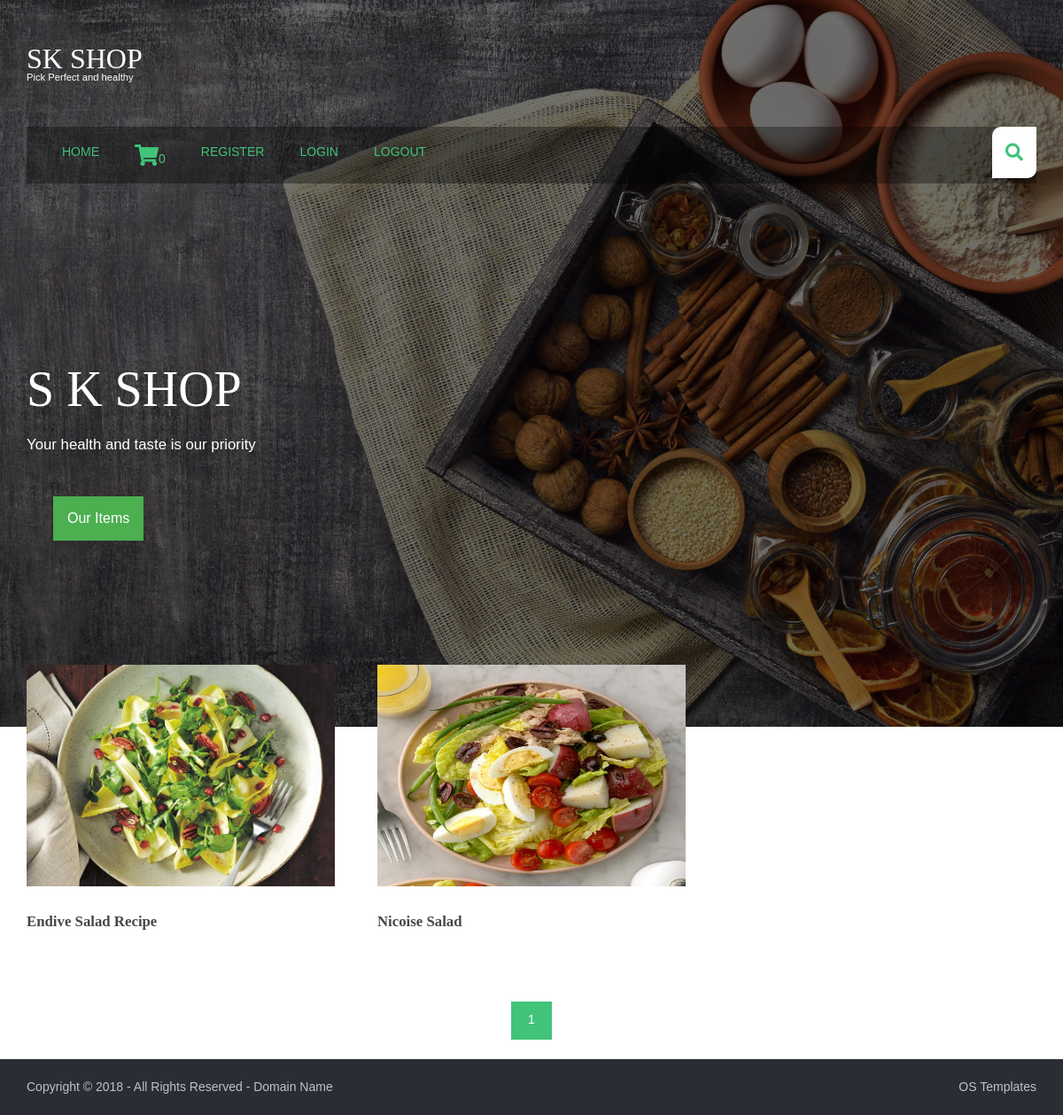
The app's page /salad-items/ with its own data.
### productapp/models.py (models this page shows, shortened)
class products(models.Model):
    name = models.CharField(max_length=150, unique=True)
    slug = models.SlugField(max_length=150, unique=True)
    img=models.ImageField(upload_to='product')
    desc=models.TextField()
    stock=models.IntegerField()
    available=models.BooleanField()
    price=models.IntegerField()
    category=models.ForeignKey(categ,on_delete=models.CASCADE)
    def get_url(self):
        return reverse('details',args=[self.category.slug,self.slug])

### productapp/views.py (the view)
# urls.py: path('',views.home,name='home'),
def home(request,c_slug=None):
    c_page = None
    prodt = None
    if c_slug != None:
        c_page=get_object_or_404(categ,slug=c_slug)
        prodt=products.objects.filter(category=c_page,available=True)
    else:
        prodt=products.objects.all().filter(available=True)
    cat=categ.objects.all()
    paginator=Paginator(prodt,6)
    try:
        page=int(request.GET.get('page','1'))
    except:
        page=1
    try:
        pro=paginator.page(page)
    except(EmptyPage,InvalidPage):
        pro=paginator.page(paginator.num_pages)
    return render(request,"home.html",{'pr':prodt,'ct':cat,'pg':pro})

### cartapp/context_processor.py (called while the page is built)
def count(request):
    item_count=0
    if 'admin' in request.path:
        return {}
    else:
        try:
            ct=cartlist.objects.filter(cart_id=c_id(request))
            cti=items.objects.all().filter(cart=ct[:1])
            for c in cti:
                item_count+=c.quan
        except cartlist.DoesNotExist:
            item_count=0
        return dict(itc=item_count)

### cartapp/views.py (called while the page is built)
def c_id(request):
    ct_id=request.session.session_key
    if not ct_id:
        ct_id=request.session.create()
    return ct_id

### productapp/models.py (called while the page is built)
    def get_url(self):
        return reverse('prod_cat',args=[self.slug])

### templates/home.html (shortened to what this page needs)
{% extends 'mainheader.html' %}
{% load static %}
{% block content%}
    <div id="searchform">
    </div>
  </section>
  <div id="pageintro" class="hoc clear">
    <article>
      <h3 class="heading">S K SHOP</h3>
      <p>Your health and taste is our priority</p>
    </article>
    <div class="dropdown">
  <button class="dropbtn">Our Items</button>
</div>
  </div>
</div>
  <main class="hoc container clear">
    <section id="introblocks">
      <ul class="nospace group">
        {% for i in pg.object_list %}
        <li class="one_third">
          <figure><a class="imgover" href="{{i.get_url}}"><img src="{{i.img.url}}" style="height:250px ;width:350px" alt=""></a>
            <figcaption>
              <h6 class="heading">{{i.name}}</h6>
            </figcaption>
          </figure>
        </li>
        {% endfor %}
      </ul>
    </section>
  </main>
<center>{% for p in pg.paginator.page_range %}
<a href="?page={{p}}" class="btn btn-danger btn-sm" {% if pg.number == p %} active {% endif %}>{{p}}</a>
{% endfor %}</center><br>
<div class="wrapper row5">
  <div id="copyright" class="hoc clear">
    <p class="fl_left">Copyright &copy; 2018 - All Rights Reserved - <a href="#">Domain Name</a></p>
    <p class="fl_right"> <a target="_blank" href="https://www.os-templates.com/" title="Free Website Templates">OS Templates</a></p>
  </div>
</div>
{% endblock %}

### static/hm/layout/styles/layout.css (style rules this page uses)
#navwrapper #searchform { display:block; position:relative; float:right; height:58px; line-height:1; z-index:999; border-radius:10px 0; }
#navwrapper #searchform::after { display:block; height:58px; line-height:58px; padding:0 15px; font-size:20px; font-family:"Font Awesome 5 Free"; font-weight:900; content:"\f002"; }
#navwrapper #searchform ::placeholder { text-transform:capitalize; }
#pageintro { padding:180px 0; }
#pageintro article { display:block; max-width:55%; }
#pageintro .heading { margin-bottom:20px; font-size:4rem; }
#pageintro p:last-of-type { font-size:1.2rem; }
.container { padding:80px 0; }
#introblocks { display:block; position:relative; margin:-150px 0 0 0; z-index:1; }
#introblocks > ul > li { margin-bottom:50px; }
#introblocks > ul > li:nth-last-child(-n+3) { margin-bottom:0; }
#introblocks > ul > li:nth-child(3n+1) { margin-left:0; clear:left; }
#introblocks figure figcaption { display:block; padding:30px 0 0 0; }
#introblocks figure figcaption .heading { font-size:1.2rem; font-weight:700; margin-bottom:0; }
#copyright { padding:20px 0; }
#copyright * { margin:0; padding:0; }
*, *::before, *::after { transition:all .3s ease-in-out; }
body { color:#474747; background-color:#FFFFFF; }
a { color:#41C379; }
.btn, .btn.inverse:hover { color:#FFFFFF; background-color:#41C379; border-color:#41C379; }
.imgover, .imgover:hover::after { color:#41C379; }
.row5, .row5 a { color:#C1C2C4; background-color:#2A2D34; }
#navwrapper #searchform { color:#41C379; background:#FFFFFF; }
#pageintro { color:#FFFFFF; }
@media screen and (min-width:1140px) { .hoc { max-width:1140px; } }

### static/hm/layout/styles/framework.css (style rules this page uses)
html { overflow-y:scroll; overflow-x:hidden; }
html, body { margin:0; padding:0; font-size:14px; line-height:1.6em; }
*, *::before, *::after { box-sizing:border-box; }
.nospace { margin:0; padding:0; list-style:none; }
.btn { display:inline-block; padding:8px 18px 10px; text-transform:uppercase; border:1px solid; }
.clear, .group { display:block; }
.clear::before, .clear::after, .group::before, .group::after { display:table; content:""; }
.clear, .clear::after, .group, .group::after { clear:both; }
a { outline:none; text-decoration:none; }
.fl_left, .imgl { float:left; }
.fl_right, .imgr { float:right; }
img { width:auto; max-width:100%; height:auto; margin:0; padding:0; border:none; line-height:normal; vertical-align:middle; }
.imgover { display:inline-block; position:relative; max-width:100%; }
.imgover::before, .imgover::after { display:block; position:absolute; content:""; text-align:center; opacity:0; }
.imgover::before { top:0; right:0; bottom:0; left:0; }
.imgover::after { top:50%; left:50%; width:50px; height:50px; line-height:50px; margin:-25px 0 0 -25px; font-family:"Font Awesome 5 Free"; font-weight:900; content:"\f06e"; font-size:28px; }
body, input, textarea, select { font-family:Verdana, Geneva, sans-serif; }
h1, h2, h3, h4, h5, h6, .heading { font-family:Georgia, "Times New Roman", Times, serif; }
label, input, textarea, select, button { display:block; resize:none; outline:none; color:inherit; font-size:inherit; font-family:inherit; vertical-align:middle; }
::placeholder { opacity:1; }
h1, h2, h3, h4, h5, h6, .heading { margin:0 0 20px 0; font-size:22px; line-height:normal; font-weight:normal; text-transform:capitalize; }
.wrapper { display:block; position:relative; width:100%; margin:0; padding:0; text-align:left; word-wrap:break-word; }
.hoc { display:block; margin:0 auto; }
address, article, aside, figcaption, figure, footer, header, main, nav, section { display:block; margin:0; padding:0; }
.one_half, .one_third, .two_third, .one_quarter, .two_quarter, .three_quarter { display:inline-block; float:left; margin:0 0 0 4.21052%; list-style:none; }
.one_third { width:30.52631%; }

### templates/mainheader.html (style rules this page uses)
.dropbtn { background-color: #4CAF50; color: white; padding: 16px; font-size: 16px; border: none; cursor: pointer; }
.dropdown { position: relative; display: inline-block; padding: 30px; }

### records on screen
products: img (picture), name "Endive Salad Recipe"
products: img (picture), name "Nicoise Salad"

### other values on screen
{{ itc }} "0"
{{ p }} "1"
